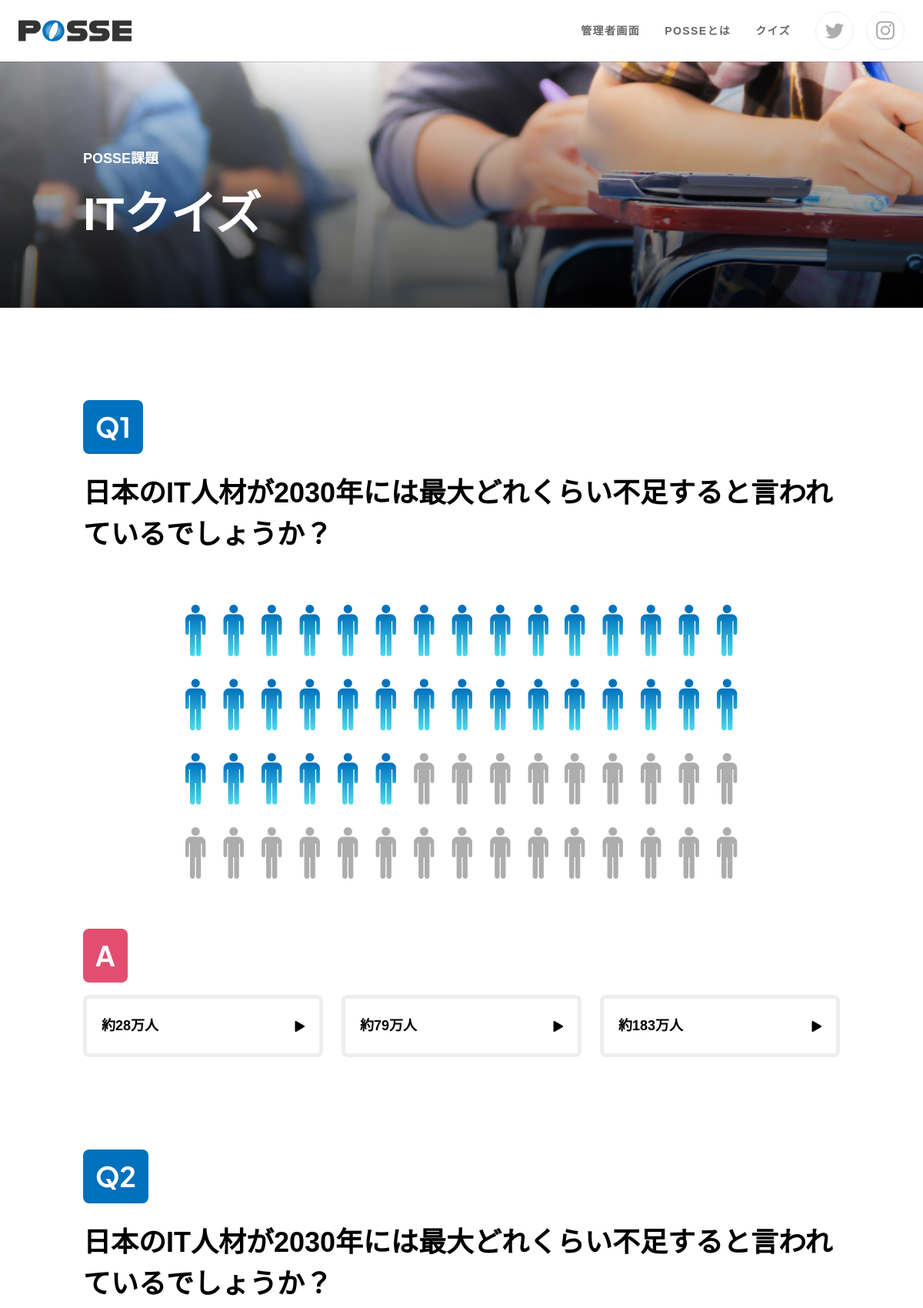
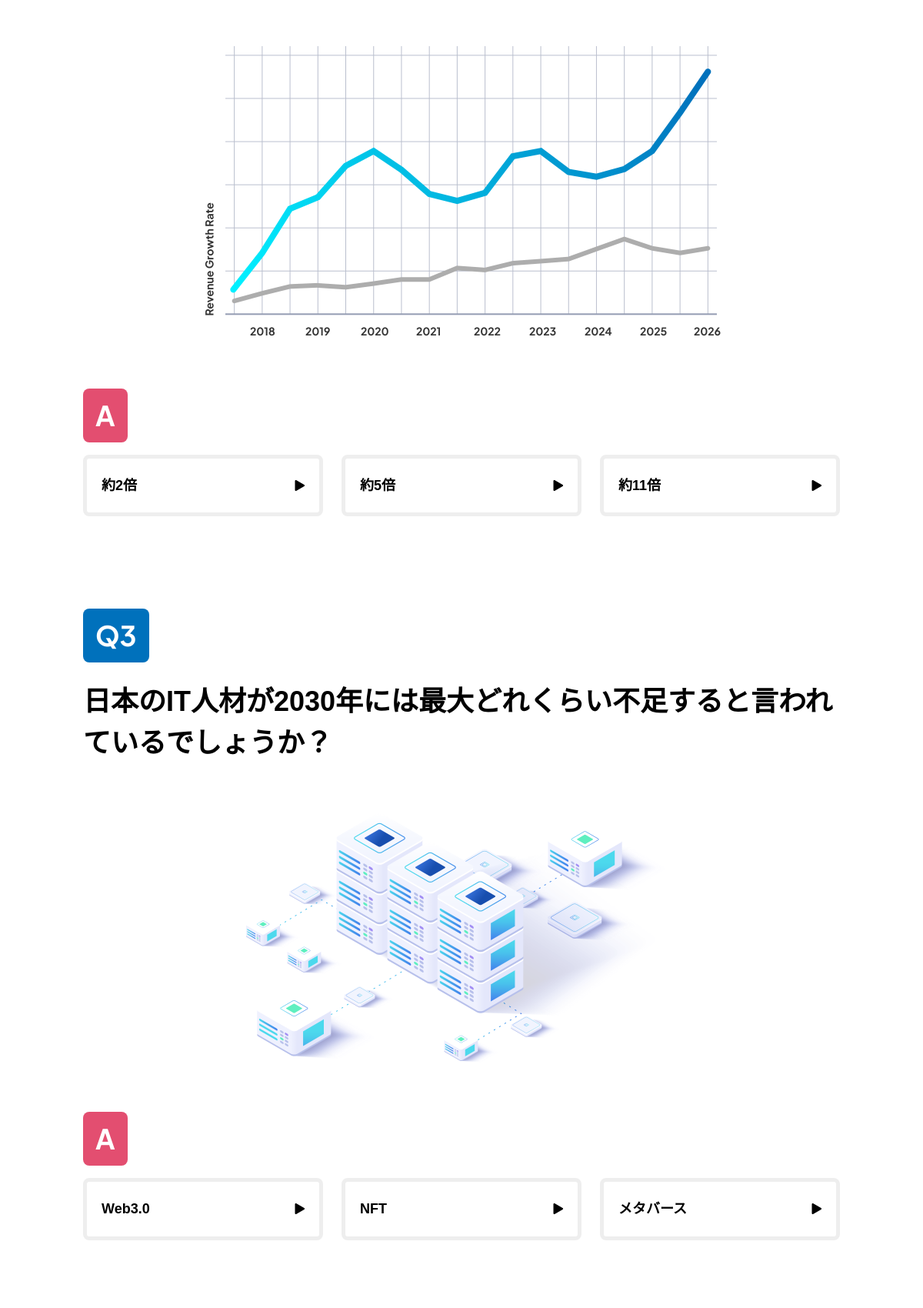
Screenshot of /quiz.php (upper part) with the database file from the repository (2 pictures, top to bottom).
### tables this page shows
CREATE TABLE questions (
  id INT AUTO_INCREMENT PRIMARY KEY COMMENT 'ID',
  content VARCHAR(255) NOT NULL COMMENT '問題文',
  image VARCHAR(255) NOT NULL COMMENT '問題画像',
  supplement VARCHAR(255) NOT NULL COMMENT '引用'
);

### src/dbconnect.php (called while the page is built, shortened)
<?php
$dsn = 'mysql:dbname=posse;host=db';
$user = 'root';
$password = 'root';
$dbh = new PDO($dsn, $user, $password);
$sql_questions = 'SELECT *  FROM questions';
$questions = $dbh->query($sql_questions)->fetchAll(PDO::FETCH_ASSOC);
$sql_choices = 'SELECT * FROM choices';
$choices = $dbh->query($sql_choices)->fetchAll(PDO::FETCH_ASSOC);
foreach ($choices as $key => $choice) {
  $index = array_search($choice["question_id"], array_column($questions, 'id'));
  $questions[$index]["choices"][] = $choice;
}

### src/quiz.php (the view, shortened to what this page needs)
<?php
include_once ('./dbconnect.php');
?>
<?php
shuffle($questions);
?>
<!DOCTYPE html >
<html lang="ja">
<head>
  <link rel="stylesheet" href="../assets/styles/common.css">
</head>
<body>
  <header id="js-header" class="l-header p-header">
    <div class="p-header__logo"><img src="../assets/img/logo.svg" alt="POSSE"></div>
    <div class="p-header__inner">
      <nav class="p-header__nav">
        <ul class="p-header__nav__list">
        <li class="p-header__nav__item">
            <a href="./admin/login/login.php" class="p-header__nav__item__link">管理者画面</a>
          </li>
          <li class="p-header__nav__item">
            <a href="../" class="p-header__nav__item__link">POSSEとは</a>
          </li>
          <li class="p-header__nav__item">
            <a href="./" class="p-header__nav__item__link">クイズ</a>
          </li>
        </ul>
      </nav>
      <ul class="p-header__sns p-sns">
        <li class="p-sns__item">
          <a href="https://twitter.com/posse_program" target="_blank" rel="noopener noreferrer" class="p-sns__item__link"
            aria-label="Twitter">
            <i class="u-icon__twitter"></i>
          </a>
        </li>
        <li class="p-sns__item">
          <a href="https://www.instagram.com/posse_programming/" target="_blank" rel="noopener noreferrer"
            class="p-sns__item__link" aria-label="instagram">
            <i class="u-icon__instagram"></i>
          </a>
        </li>
      </ul>
    </div>
  </header>
  <main class="l-main">
    <section class="p-hero p-quiz-hero">
      <div class="l-container">
        <h1 class="p-hero__title">
          <span class="p-hero__title__label">POSSE課題</span>
          <span class="p-hero__title__inline">ITクイズ</span>
        </h1>
      </div>
    </section>
    <div class="p-quiz-container l-container" id="js-quizContainer">
      <?php for ($i = 0; $i < count($questions); $i++) { ?>
        <section class="p-quiz-box js-quiz" data-quiz="<?php print_r($questions[$i]["id"]-1); ?>">
          <div class="p-quiz-box__question">
            <h2 class="p-quiz-box__question__title">
              <span class="p-quiz-box__label">Q<?= $i + 1 ?></span>
              <span class="p-quiz-box__question__title__text"><?= $questions[$i]["content"]; ?></span>
            </h2>
            <figure class="p-quiz-box__question__image">
              <img src="../assets/img/quiz/<?php print_r($questions[$i]["image"]); ?>" alt="">
            </figure>
            <div class="p-quiz-box__answer">
              <span class="p-quiz-box__label p-quiz-box__label--accent">A</span>
              <ul class="p-quiz-box__answer__list">
                <?php for ($j = 0; $j < 3; $j++) { ?>
                  <li class="p-quiz-box__answer__item">
                    <button class="p-quiz-box__answer__button js-answer" data-answer="<?php print_r($j)?>">
                      <?php print_r($questions[$i]["choices"][$j]["name"]);?>
                      <i class="u-icon__arrow"></i>
                    </button>
                  </li>
                <?php } ?>
              </ul>
            </div>
          </div>
        </section>
      <?php }?>
    </div>
  </main>
</body>
</html>

### rows the page displays
questions: content "日本のIT人材が2030年には最大どれくらい不足すると言われているでしょうか？", value "約28万人", value "約79万人", value "約183万人"
questions: content "日本のIT人材が2030年には最大どれくらい不足すると言われているでしょうか？", value "約2倍", value "約5倍", value "約11倍"
questions: content "日本のIT人材が2030年には最大どれくらい不足すると言われているでしょうか？", value "Web3.0", value "NFT", value "メタバース"
